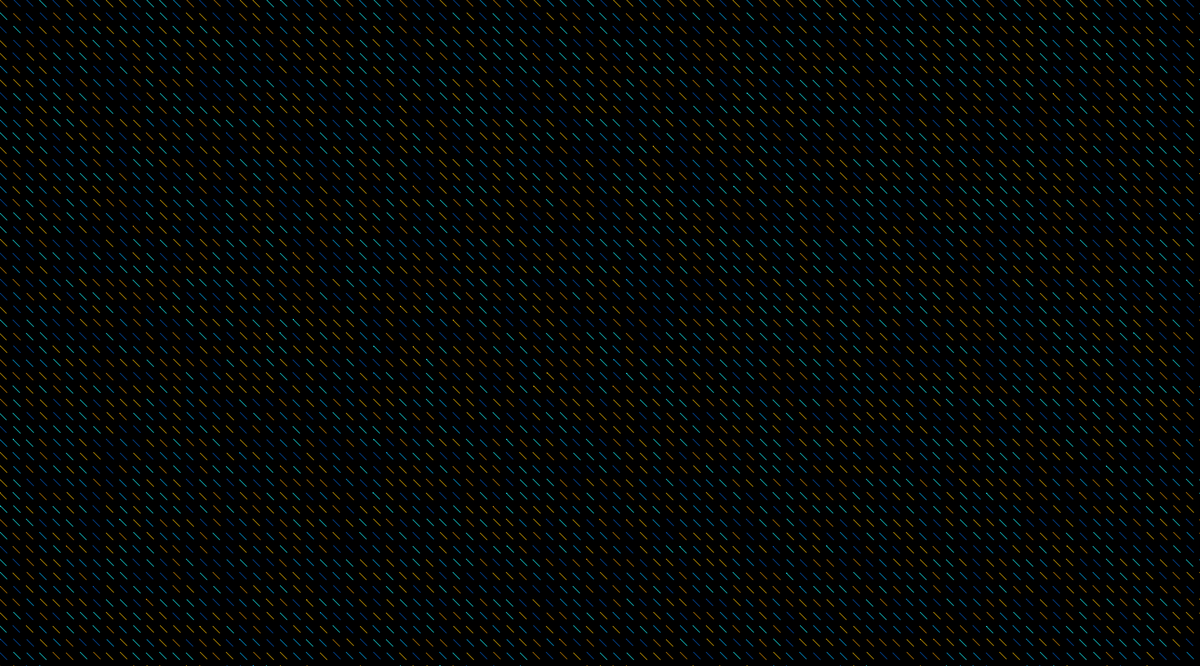
Frame 1 (no input)
Frame 60 (the mouse pressed at the canvas centre just before this capture): identical to frame 1, image omitted
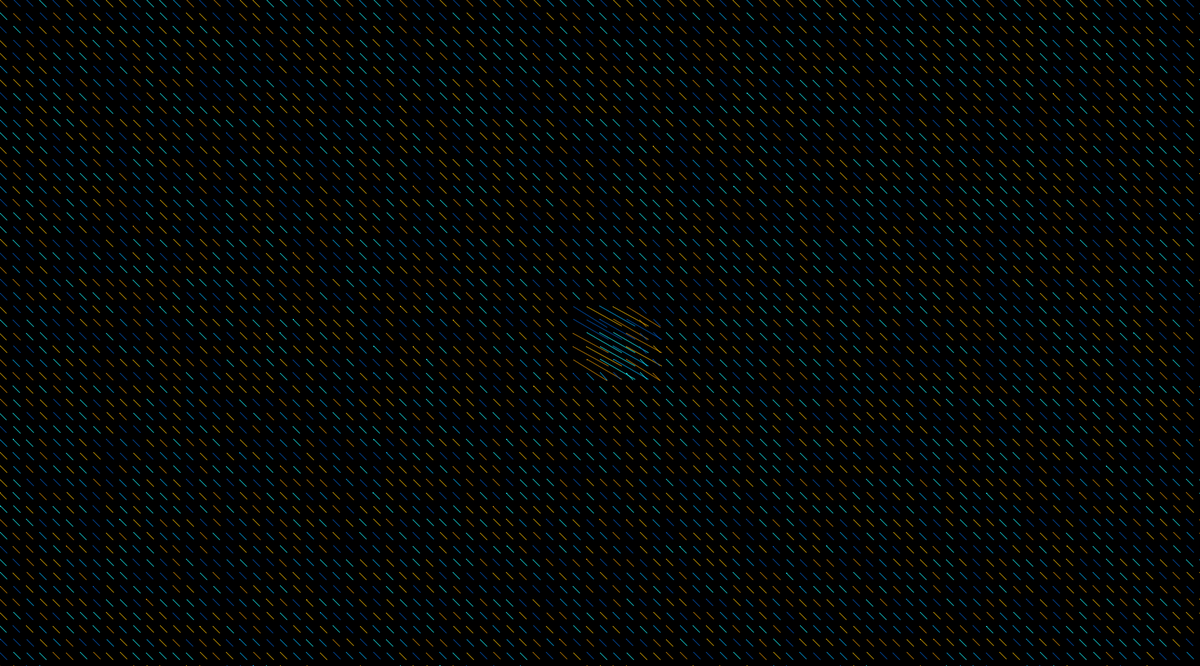
Frame 120 (the mouse held since frame 60 and released just before this capture)

The Processing sketch that drew these frames (run headless with seeded random() and noise(); from frame 60 on, the mouse is pressed at the canvas centre):

// Processing sketch: vector_field_v5
// ── vector_field_v5.pde
// dynamic list with our points, PVector holds position
ArrayList<PVector> points = new ArrayList<PVector>();
ArrayList<PVector> direction = new ArrayList<PVector>();

// colors used for points
color[] pal = {
  color(0, 91, 197), 
  color(0, 180, 252), 
  color(23, 249, 255), 
  color(223, 147, 0), 
  color(248, 190, 0)
};

// global configuration
float vector_scale = 8; // vector scaling factor, we want small steps
float time = 0; // time passes by

void setup() {
  size(1800, 1000);
  strokeWeight(1);
  background(0, 5, 25);
  noFill();
  smooth();

  // noiseSeed(1111); // sometimes we select one noise field

  // divide the screen in points
  for (float x=0; x<=width; x+= 20) {
    for (float y=0; y<=height; y+= 20) {
      // create point slightly distorted
      PVector v = new PVector(x+randomGaussian()*0.003, y+randomGaussian()*0.003);
      points.add(v);
      PVector d = new PVector(10, 10);
      direction.add(d);
    }
  }
}

void draw() {
  background(0);
  PVector mouse = new PVector((mouseX-pmouseX), (mouseY-pmouseY));

  int point_idx = 0; // point index 
  for (int i=0; i<points.size(); i++) {
    PVector p = points.get (i);
    PVector d = direction.get (i);
    PVector mouse2 = mouse.get();
    float s = dist(mouseX, mouseY, p.x, p.y); 
    //distance between mouse-point)
    if (s < 60) {
      //distance between mouse movement
      mouse2.mult(map(s, 0, 60, 1, 0)); 
      d.add(mouse2);
      if (d.mag() > 60) {
        d.normalize();
        d.mult(60);
      }
    }

    // select color from palette (index based on noise)
    int cn = (int)(100*pal.length*noise(point_idx))%pal.length;
    stroke(pal[cn], 255);
    point(p.x, p.y); //draw
    stroke(pal[cn], 200);
    line (p.x, p.y, p.x+d.x, p.y+d.y);

    // placeholder for vector field calculations

    // v is vector from the field/ change the values so they start moving
    PVector v = new PVector(0.0, 0.0);

    p.x += vector_scale * v.x;
    p.y += vector_scale * v.y;

    // go to the next point
    point_idx++;
  }
  time += 0.001;
}
